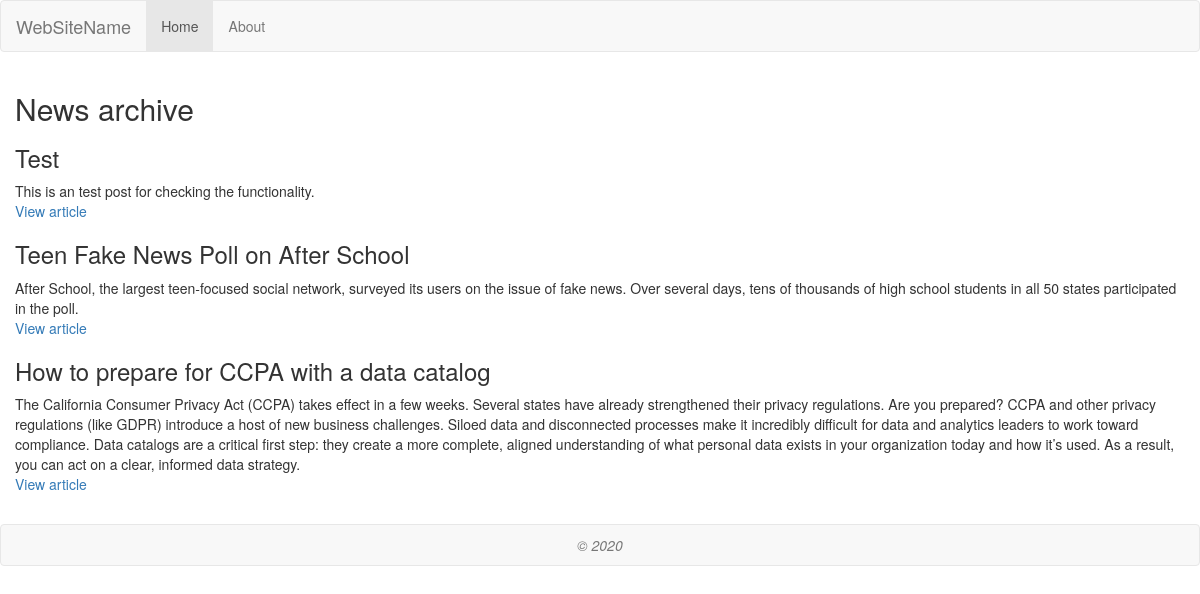
/index.php/news, run on the app's committed database.
### tables this page shows
CREATE TABLE `news` (
  `id` int(11) NOT NULL,
  `title` varchar(128) NOT NULL,
  `slug` varchar(128) NOT NULL,
  `text` text NOT NULL
);

### application/controllers/News.php (called while the page is built, shortened)
<?php
class News extends CI_Controller {
        public function __construct()
        {
			$this->load->model('news_model');
			$this->load->helper('url_helper');
        }
        public function index()
		{
			$data['news'] = $this->news_model->get_news();
			$data['title'] = 'News archive';
			$this->load->view('templates/header', $data);
			$this->load->view('news/index', $data);
			$this->load->view('templates/footer');
		}
}

### index.php (called while the page is built, shortened)
<?php
require_once BASEPATH.'core/CodeIgniter.php';

### application/models/News_model.php (called while the page is built, shortened)
<?php
class News_model extends CI_Model {
	public function get_news($slug = FALSE)
	{
	if ($slug === FALSE)
		{
			$query = $this->db->get('news');
			return $query->result_array();
		}
		$query = $this->db->get_where('news', array('slug' => $slug));
		return $query->row_array();
	}
}

### application/views/news/index.php (the view)
<h2><?php echo $title; ?></h2>
<div>
<?php foreach ($news as $news_item): ?>
        <h3><?php echo $news_item['title']; ?></h3>
        <div class="main">
                <?php echo $news_item['text']; ?>
        </div>
        <p><a href="<?php echo site_url('news/'.$news_item['slug']); ?>">View article</a></p>
<?php endforeach; ?>
</div>
<br>

### application/views/templates/header.php (shortened to what this page needs)
<html>
	<head>
	</head>
	<body>
<!DOCTYPE html>
<html>
<head>
<link rel="stylesheet" href="https://maxcdn.bootstrapcdn.com/bootstrap/3.3.7/css/bootstrap.min.css" media="screen" title="no title">
<link rel="stylesheet" type="text/css" href="https://cdn.datatables.net/1.10.20/css/jquery.dataTables.css">
</head>
<body>
<nav class="navbar navbar-default">
  <div class="container-fluid">
    <div class="navbar-header">
      <a class="navbar-brand" href="#">WebSiteName</a>
    </div>
    <ul class="nav navbar-nav">
	    <li class="active"><?php echo anchor('home', 'Home');?></li>
		<li><?php echo anchor('about', 'About');?></li>
    </ul>
  </div>
</nav>
<div class="container">
<div class="row">

### application/views/templates/footer.php (shortened to what this page needs)
	</div>
</div>
<footer class="navbar navbar-default">
    <p class="text-muted" align="center">
    	<em>&copy; <?php echo date ('Y');?></em>
    </p>
</footer>
</body>
</html>

### application/views/templates/footer.php (style rules this page uses)
.text-muted { margin: 10px 0; }
footer.navbar { min-height: 25px; }

### data on the page
news: title "Test", text "This is an test post for checking the functionality."
news: title "Teen Fake News Poll on After School", text "After School, the largest teen-focused social network, surveyed its users on the issue of fake news. Over several days, tens of thousands of high school students in all 50 states participated in the poll."
news: title "How to prepare for CCPA with a data catalog", text "The California Consumer Privacy Act (CCPA) takes effect in a few weeks. Several states have already strengthened their privacy regulations. Are you prepared? CCPA and other privacy regulations (like GDPR) introduce a host of new business challenges. Siloed data and disconnected processes make it incredibly difficult for data and analytics leaders to work toward compliance. Data catalogs are a critical first step: they create a more complete, aligned understanding of what personal data exists in your organization today and how it’s used. As a result, you can act on a clear, informed data strategy."

### other printed values
anchor('home', 'Home') "Home"
anchor('about', 'About') "About"
$title "News archive"
date ('Y') "2020"
